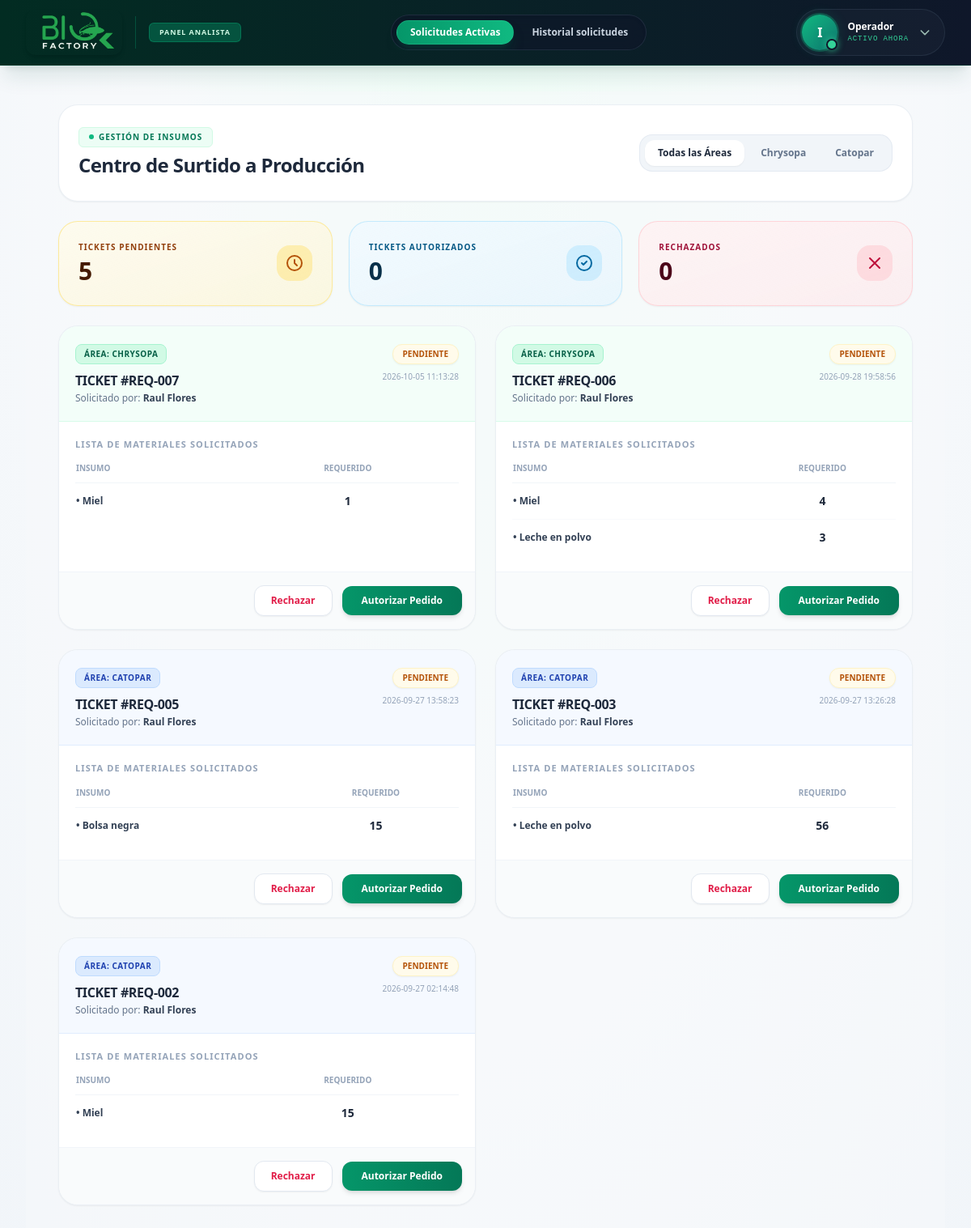
Screenshot of /inventario/solicitudes with the database file from the repository.
### tables this page shows
CREATE TABLE USUARIOS (
    id_usuario INTEGER PRIMARY KEY AUTOINCREMENT,
    id_area INTEGER,
    nombre_usuario VARCHAR(150) NOT NULL,
    puesto VARCHAR(100),
    nip_firma VARCHAR(50)
, estatus TEXT DEFAULT 'Activo');

CREATE TABLE "SOLICITUDES_MATERIAL" (
    "id_solicitud" INTEGER PRIMARY KEY AUTOINCREMENT,
    "id_area_solicitante" INTEGER,
    "id_operador" INTEGER,
    "fecha_solicitud" DATETIME DEFAULT CURRENT_TIMESTAMP,
    "estatus" TEXT
);

CREATE TABLE MATERIALES (

    id_material INTEGER PRIMARY KEY AUTOINCREMENT,

    id_area INTEGER,

    nombre_material VARCHAR(150) NOT NULL,

    presentacion VARCHAR(100)

);

### routes/inventario.py (the view)
@inventario_bp.route('/solicitudes')
def listar_solicitudes():
    try:
        conn = sqlite3.connect(r'C:\Users\maryt\OneDrive\Escritorio\Proyecto\SF_Koppert\Bd_SIO-AGRO.db')
        conn.row_factory = sqlite3.Row
        cursor = conn.cursor()
        cursor.execute("""
            SELECT
                SM.id_solicitud,
                SM.fecha_solicitud,
                SM.estatus,
                U.nombre_usuario,
                A.nombre_area,
                M.nombre_material,
                SD.cantidad_solicitada
            FROM SOLICITUDES_MATERIAL SM
            JOIN USUARIOS U ON SM.id_operador = U.id_usuario
            JOIN CAT_AREAS A ON SM.id_area_solicitante = A.id_area
            JOIN SOLICITUDES_DETALLE SD ON SM.id_solicitud = SD.id_solicitud
            JOIN MATERIALES M ON SD.id_material = M.id_material
            WHERE SM.estatus IN ('Pendiente', 'Autorizado')
            ORDER BY SM.id_solicitud DESC
        """)
        filas = cursor.fetchall()
        tickets_dict = {}
        for fila in filas:
            folio = fila['id_solicitud']
            if folio not in tickets_dict:
                tickets_dict[folio] = {
                    'folio_ticket': folio,
                    'fecha_solicitud': fila['fecha_solicitud'],
                    'estatus': fila['estatus'],
                    'nombre_usuario': fila['nombre_usuario'],
                    'nombre_area': fila['nombre_area'],
                    'materiales': []
                }
            tickets_dict[folio]['materiales'].append({
                'nombre': fila['nombre_material'],
                'cantidad': fila['cantidad_solicitada']
            })
        tickets = list(tickets_dict.values())
        conn.close()
    except Exception as e:
        print(f"Error en inventario: {e}")
        tickets = []
    return render_template('inventario/solicitudes.html', tickets=tickets)

### templates/inventario/solicitudes.html (shortened to what this page needs)
{% extends "inventario/base_inventario.html" %}
{% block navbar_menu %}
<div class="flex items-center gap-1.5 p-1.5 bg-slate-900/60 rounded-full border border-slate-700/50 backdrop-blur-md shadow-inner">
    <a href="{{ url_for('inventario.listar_solicitudes') }}" class="flex items-center gap-2 px-4 py-1.5 rounded-full text-xs font-bold text-white bg-gradient-to-r from-emerald-600 to-emerald-500 shadow-lg shadow-emerald-900/40 border border-emerald-400/30 transition-all cursor-default whitespace-nowrap">
        Solicitudes Activas
    </a>
    <a href="{{ url_for('inventario.historial_solicitudes') }}" class="px-4 py-1.5 rounded-full text-xs font-semibold text-slate-300 hover:text-white hover:bg-slate-700/50 transition-all whitespace-nowrap">
        Historial solicitudes
    </a>
</div>
{% endblock %}
{% block content %}
    <main class="flex-1 overflow-y-auto px-6 pt-4 pb-10 lg:px-10 bg-slate-50/50">
        <div class="max-w-6xl mx-auto space-y-6 relative z-10 animate-fade-in-up">
            <div class="bg-white border border-slate-200/70 p-6 rounded-3xl shadow-sm flex flex-col md:flex-row justify-between items-start md:items-center gap-4 backdrop-blur-xl">
                <div>
                    <div class="inline-flex items-center gap-1.5 px-3 py-1 rounded-md bg-emerald-50 border border-emerald-100 text-emerald-700 text-[10px] font-bold tracking-widest uppercase mb-1.5">
                        <span class="w-1.5 h-1.5 rounded-full bg-emerald-500 animate-pulse"></span>
                        Gestión de Insumos
                    </div>
                    <h1 class="text-2xl font-black text-slate-800 tracking-tight mb-1">Centro de Surtido a Producción</h1>
                </div>
                <div class="w-full md:w-auto overflow-x-auto hide-scroll pb-1 md:pb-0">
                    <div class="inline-flex items-center space-x-1 bg-slate-100 p-1.5 rounded-2xl border border-slate-200/80 min-w-max">
                        <button class="tab-btn active bg-white text-slate-800 shadow-sm px-4 py-2 rounded-xl text-xs font-bold transition-all whitespace-nowrap" data-target="all">Todas las Áreas</button>
                        <button class="tab-btn text-slate-500 hover:text-slate-700 px-4 py-2 rounded-xl text-xs font-bold transition-all whitespace-nowrap" data-target="chrysopa">Chrysopa</button>
                        <button class="tab-btn text-slate-500 hover:text-slate-700 px-4 py-2 rounded-xl text-xs font-bold transition-all whitespace-nowrap" data-target="catopar">Catopar</button>
                    </div>
                </div>
            </div>
            <div class="grid grid-cols-1 md:grid-cols-3 gap-5">
                <div class="bg-gradient-to-br from-amber-50/80 to-amber-100/50 p-6 rounded-3xl border border-amber-200/80 flex items-center justify-between shadow-sm">
                    <div>
                        <p class="text-[10px] font-black text-amber-800 uppercase tracking-widest">Tickets Pendientes</p>
                        <p class="text-3xl font-black text-amber-950 mt-1">
                            {{ tickets | selectattr('estatus', 'equalto', 'Pendiente') | list | length }}
                        </p>
                    </div>
                    <div class="w-11 h-11 bg-amber-200/60 text-amber-700 rounded-2xl flex items-center justify-center">
                        <svg class="w-6 h-6" fill="none" stroke="currentColor" viewBox="0 0 24 24"><path stroke-linecap="round" stroke-linejoin="round" stroke-width="2" d="M12 8v4l3 3m6-3a9 9 0 11-18 0 9 9 0 0118 0z"></path></svg>
                    </div>
                </div>
                <div class="bg-gradient-to-br from-sky-50/80 to-sky-100/50 p-6 rounded-3xl border border-sky-200/80 flex items-center justify-between shadow-sm">
                    <div>
                        <p class="text-[10px] font-black text-sky-800 uppercase tracking-widest">Tickets Autorizados</p>
                        <p class="text-3xl font-black text-sky-950 mt-1">
                            {{ tickets | selectattr('estatus', 'equalto', 'Autorizado') | list | length }}
                        </p>
                    </div>
                    <div class="w-11 h-11 bg-sky-200/60 text-sky-700 rounded-2xl flex items-center justify-center">
                        <svg class="w-6 h-6" fill="none" stroke="currentColor" viewBox="0 0 24 24"><path stroke-linecap="round" stroke-linejoin="round" stroke-width="2" d="M9 12l2 2 4-4m6 2a9 9 0 11-18 0 9 9 0 0118 0z"></path></svg>
                    </div>
                </div>
                <div class="bg-gradient-to-br from-rose-50/80 to-rose-100/50 p-6 rounded-3xl border border-rose-200/80 flex items-center justify-between shadow-sm">
                    <div>
                        <p class="text-[10px] font-black text-rose-800 uppercase tracking-widest">Rechazados</p>
                        <p class="text-3xl font-black text-rose-950 mt-1">
                            {{ total_rechazados | default(0) }}
                        </p>
                    </div>
                    <div class="w-11 h-11 bg-rose-200/60 text-rose-700 rounded-2xl flex items-center justify-center">
                        <svg class="w-6 h-6" fill="none" stroke="currentColor" viewBox="0 0 24 24"><path stroke-linecap="round" stroke-linejoin="round" stroke-width="2" d="M6 18L18 6M6 6l12 12"></path></svg>
                    </div>
                </div>
            </div>
            <div class="grid grid-cols-1 lg:grid-cols-2 gap-6 pb-10">
                {% for ticket in tickets %}
                <div class="req-card bg-white rounded-3xl shadow-sm border border-slate-200/70 overflow-hidden flex flex-col transition-all hover:shadow-md" data-area="{{ 'chrysopa' if ticket['nombre_area'] == 'Chrysopa' else 'catopar' }}">
                    {% if ticket['nombre_area'] == 'Chrysopa' %}
                    <div class="bg-emerald-50/60 p-5 border-b border-emerald-100/80 flex justify-between items-start">
                        <div>
                            <div class="inline-flex items-center gap-1.5 px-2.5 py-1 rounded-lg bg-emerald-100 border border-emerald-200 text-emerald-800 text-[10px] font-black uppercase tracking-wider mb-2">
                                Área: Chrysopa
                            </div>
                    {% else %}
                    <div class="bg-blue-50/60 p-5 border-b border-blue-100/80 flex justify-between items-start">
                        <div>
                            <div class="inline-flex items-center gap-1.5 px-2.5 py-1 rounded-lg bg-blue-100 border border-blue-200 text-blue-800 text-[10px] font-black uppercase tracking-wider mb-2">
                                Área: Catopar
                            </div>
                    {% endif %}
                            <h2 class="text-base font-black text-slate-800 tracking-tight">TICKET #REQ-00{{ ticket['folio_ticket'] }}</h2>
                            <p class="text-xs text-slate-500 font-medium mt-0.5">Solicitado por: <span class="font-extrabold text-slate-700">{{ ticket['nombre_usuario'] }}</span></p>
                        </div>
                        <div class="text-right">
                            <span class="inline-flex items-center px-3 py-1 rounded-xl text-[10px] font-black uppercase shadow-sm
                                {% if ticket['estatus']|upper == 'AUTORIZADO' %} bg-sky-50 text-sky-700 border border-sky-100 {% else %} bg-amber-50 text-amber-700 border border-amber-100 {% endif %}">
                                {{ ticket['estatus'] }}
                            </span>
                            <p class="text-[10px] text-slate-400 font-medium mt-2">{{ ticket['fecha_solicitud'] }}</p>
                        </div>
                    </div>
                    <div class="p-5 flex-1">
                        <h3 class="text-[11px] font-extrabold text-slate-400 uppercase tracking-widest mb-3">Lista de Materiales Solicitados</h3>
                        <table class="w-full text-left text-xs">
                            <thead>
                                <tr class="text-slate-400 text-[10px] uppercase border-b border-slate-100 font-black">
                                    <th class="pb-2.5 font-bold">Insumo</th>
                                    <th class="pb-2.5 font-bold text-center">Requerido</th>
                                </tr>
                            </thead>
                            <tbody class="divide-y divide-slate-50">
                                {% for mat in ticket['materiales'] %}
                                <tr>
                                    <td class="py-3 font-semibold text-slate-700">&bull; {{ mat['nombre'] }}</td>
                                    <td class="py-3 text-center font-black text-slate-800 text-sm">{{ mat['cantidad'] }}</td>
                                </tr>
                                {% endfor %}
                            </tbody>
                        </table>
                    </div>
                    <div class="bg-slate-50/80 p-4 border-t border-slate-100">
                        <form action="{{ url_for('inventario.actualizar_ticket', folio=ticket['folio_ticket']) }}" method="POST" class="flex flex-col sm:flex-row justify-end items-center gap-3 w-full">
                            {% if ticket['estatus']|upper == 'PENDIENTE' %}
                                <button type="submit" name="accion" value="rechazar" class="w-full sm:w-auto bg-white border border-slate-200 text-rose-600 px-5 py-2.5 rounded-xl text-xs font-extrabold hover:bg-rose-50 transition-colors shadow-sm">
                                    Rechazar
                                </button>
                                <button type="submit" name="accion" value="autorizar" class="w-full sm:w-auto bg-gradient-to-r from-emerald-600 to-emerald-700 hover:from-emerald-700 hover:to-emerald-800 text-white px-6 py-2.5 rounded-xl text-xs font-extrabold shadow-md transition-all">
                                    Autorizar Pedido
                                </button>
                            {% endif %}
                        </form>
                    </div>
                </div>
                {% endfor %}
            </div>
        </div>
    </main>
{% endblock %}

### templates/inventario/base_inventario.html (shortened to what this page needs)
<!DOCTYPE html>
<html lang="es">
<head>
    <script src="https://cdn.tailwindcss.com"></script>
</head>
<body class="bg-[radial-gradient(ellipse_at_top,_var(--tw-gradient-stops))] from-emerald-50/80 via-slate-50 to-slate-100 flex flex-col h-screen font-sans overflow-hidden relative">
    <nav class="flex-shrink-0 bg-gradient-to-r from-emerald-950 to-slate-900 text-emerald-100 shadow-xl shadow-emerald-900/10 z-30 border-b border-emerald-900/50">
        <div class="max-w-7xl mx-auto px-4 sm:px-6 lg:px-8">
            <div class="flex flex-wrap md:flex-nowrap items-center justify-between py-2 md:h-20 gap-y-3">
                <div class="flex items-center shrink-0">
                    <img src="{{ url_for('static', filename='imagenes/logo/biofactory.jpg') }}" alt="Logo Biofactory" class="h-10 md:h-14 w-auto object-contain rounded-xl shadow-md">
                    <div class="hidden sm:flex flex-col justify-center">
                        <span class="text-[9px] bg-emerald-800/80 text-emerald-100 px-2 md:px-3 py-1 rounded-md font-bold uppercase tracking-widest border border-emerald-600/50 shadow-sm shadow-emerald-900/20">Panel Analista</span>
                    </div>
                </div>
                <div class="w-full md:flex-1 md:min-w-0 order-last md:order-none overflow-x-auto hide-scroll flex md:justify-center pb-2 md:pb-0 px-2">
                    {% block navbar_menu %}
                    {% endblock %}
                </div>
                <div class="flex items-center shrink-0 relative">
                    <button id="user-menu-btn" class="group flex items-center gap-2 sm:gap-3 bg-slate-800/40 hover:bg-slate-700/60 p-1.5 pr-3 sm:pr-4 rounded-full transition-all active:scale-95 touch-manipulation focus:outline-none focus:ring-2 focus:ring-emerald-400 focus:ring-offset-2 focus:ring-offset-slate-900 border border-slate-700/50">
                        <div class="relative flex items-center justify-center w-9 h-9 md:w-11 md:h-11 rounded-full bg-gradient-to-br from-emerald-500 to-teal-700 shadow-[0_0_15px_rgba(16,185,129,0.2)] ring-2 ring-emerald-500/30 group-hover:ring-emerald-400 group-hover:shadow-[0_0_20px_rgba(16,185,129,0.4)] transition-all">
                            <span class="text-white font-black text-sm md:text-base drop-shadow-lg">
                                {{ session.get('nombre', 'I')[0]|upper if session.get('nombre') else 'I' }}
                            </span>
                            <span class="absolute bottom-0 right-0 w-3 h-3 md:w-3.5 md:h-3.5 bg-emerald-400 border-2 border-slate-900 rounded-full shadow-[0_0_8px_rgba(52,211,153,0.8)]"></span>
                        </div>
                        <div class="hidden sm:block text-left">
                            <p class="text-xs font-bold text-white leading-tight truncate max-w-[130px] drop-shadow-sm">{{ session.get('nombre', 'Operador') }}</p>
                            <p class="text-[9px] text-emerald-400 font-mono tracking-widest uppercase mt-0.5 font-medium">Activo ahora</p>
                        </div>
                        <svg class="w-4 h-4 text-emerald-100/70 group-hover:text-white transition-colors" fill="none" stroke="currentColor" viewBox="0 0 24 24"><path stroke-linecap="round" stroke-linejoin="round" stroke-width="2.5" d="M19 9l-7 7-7-7"></path></svg>
                    </button>
                </div>
            </div>
        </div>
    </nav>
    <main class="flex-1 overflow-y-auto p-4 sm:p-8 relative">
        <div class="max-w-6xl mx-auto relative z-10 space-y-4">
            {% block content %}
            {% endblock %}
        </div>
    </main>
</body>
</html>

### templates/inventario/solicitudes.html (style rules this page uses)
.animate-fade-in-up { animation: fadeInUp 0.6s cubic-bezier(0.16, 1, 0.3, 1) forwards; }

### rows the page displays
USUARIOS: get "Operador", shows "ÁREA: CHRYSOPA", folio_ticket "7", nombre_usuario "Raul Flores", estatus "PENDIENTE", fecha_solicitud "2026-10-05 11:13:28", nombre "Miel", cantidad "1", folio_ticket "6", fecha_solicitud "2026-09-28 19:58:56", cantidad "4", nombre "Leche en polvo", cantidad "3", folio_ticket "5", fecha_solicitud "2026-09-27 13:58:23", nombre "Bolsa negra", cantidad "15", folio_ticket "3", fecha_solicitud "2026-09-27 13:26:28", cantidad "56", folio_ticket "2", fecha_solicitud "2026-09-27 02:14:48"

### other values shown
{{ session.get('nombre', 'I')[0]|upper if session.get('nombre') else 'I' }} "I"
{{ total_rechazados | default(0) }} "0"
